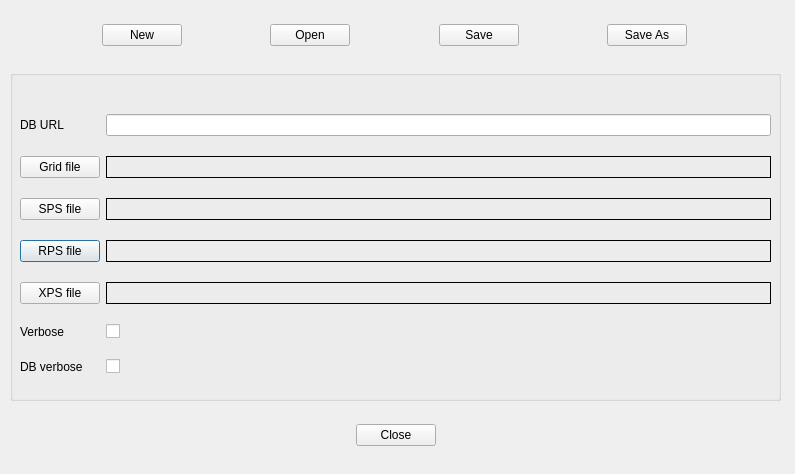
<?xml version="1.0" encoding="UTF-8"?>
<ui version="4.0">
 <class>ProjectDlg</class>
 <widget class="QDialog" name="ProjectDlg">
  <property name="geometry">
   <rect>
    <x>0</x>
    <y>0</y>
    <width>795</width>
    <height>474</height>
   </rect>
  </property>
  <property name="minimumSize">
   <size>
    <width>795</width>
    <height>474</height>
   </size>
  </property>
  <property name="maximumSize">
   <size>
    <width>795</width>
    <height>474</height>
   </size>
  </property>
  <property name="windowTitle">
   <string>Dialog</string>
  </property>
  <widget class="QGroupBox" name="project">
   <property name="geometry">
    <rect>
     <x>10</x>
     <y>70</y>
     <width>771</width>
     <height>331</height>
    </rect>
   </property>
   <property name="font">
    <font>
     <weight>50</weight>
     <bold>false</bold>
    </font>
   </property>
   <property name="title">
    <string/>
   </property>
   <widget class="QWidget" name="gridLayoutWidget">
    <property name="geometry">
     <rect>
      <x>10</x>
      <y>30</y>
      <width>751</width>
      <height>291</height>
     </rect>
    </property>
    <layout class="QGridLayout" name="gridLayout">
     <item row="0" column="0">
      <widget class="QLabel" name="label">
       <property name="text">
        <string>DB URL</string>
       </property>
      </widget>
     </item>
     <item row="1" column="3">
      <widget class="QLabel" name="grid_file">
       <property name="frameShape">
        <enum>QFrame::Box</enum>
       </property>
       <property name="text">
        <string/>
       </property>
      </widget>
     </item>
     <item row="3" column="0">
      <widget class="QPushButton" name="rps_file_btn">
       <property name="text">
        <string>RPS file</string>
       </property>
      </widget>
     </item>
     <item row="0" column="3">
      <widget class="QLineEdit" name="db_url"/>
     </item>
     <item row="5" column="3">
      <widget class="QCheckBox" name="verbose">
       <property name="text">
        <string/>
       </property>
      </widget>
     </item>
     <item row="6" column="3">
      <widget class="QCheckBox" name="db_verbose">
       <property name="text">
        <string/>
       </property>
      </widget>
     </item>
     <item row="4" column="0">
      <widget class="QPushButton" name="xps_file_btn">
       <property name="text">
        <string>XPS file</string>
       </property>
      </widget>
     </item>
     <item row="5" column="0">
      <widget class="QLabel" name="label_6">
       <property name="text">
        <string>Verbose</string>
       </property>
      </widget>
     </item>
     <item row="1" column="0">
      <widget class="QPushButton" name="grid_file_btn">
       <property name="text">
        <string>Grid file</string>
       </property>
      </widget>
     </item>
     <item row="2" column="0">
      <widget class="QPushButton" name="sps_file_btn">
       <property name="text">
        <string>SPS file</string>
       </property>
      </widget>
     </item>
     <item row="6" column="0">
      <widget class="QLabel" name="label_7">
       <property name="text">
        <string>DB verbose</string>
       </property>
      </widget>
     </item>
     <item row="2" column="3">
      <widget class="QLabel" name="sps_file">
       <property name="frameShape">
        <enum>QFrame::Box</enum>
       </property>
       <property name="text">
        <string/>
       </property>
       <property name="wordWrap">
        <bool>true</bool>
       </property>
      </widget>
     </item>
     <item row="3" column="3">
      <widget class="QLabel" name="rps_file">
       <property name="frameShape">
        <enum>QFrame::Box</enum>
       </property>
       <property name="text">
        <string/>
       </property>
      </widget>
     </item>
     <item row="4" column="3">
      <widget class="QLabel" name="xps_file">
       <property name="frameShape">
        <enum>QFrame::Box</enum>
       </property>
       <property name="text">
        <string/>
       </property>
      </widget>
     </item>
    </layout>
   </widget>
  </widget>
  <widget class="QWidget" name="gridLayoutWidget_2">
   <property name="geometry">
    <rect>
     <x>19</x>
     <y>10</y>
     <width>751</width>
     <height>51</height>
    </rect>
   </property>
   <layout class="QGridLayout" name="gridLayout_2">
    <item row="0" column="1">
     <widget class="QPushButton" name="new_btn">
      <property name="text">
       <string>New</string>
      </property>
      <property name="icon">
       <iconset resource="../resources.qrc">
        <normaloff>:/sfc-ui/ui/icons/folder--plus-24.png</normaloff>:/sfc-ui/ui/icons/folder--plus-24.png</iconset>
      </property>
      <property name="iconSize">
       <size>
        <width>24</width>
        <height>24</height>
       </size>
      </property>
     </widget>
    </item>
    <item row="0" column="7">
     <widget class="QPushButton" name="save_as_btn">
      <property name="text">
       <string>Save As</string>
      </property>
      <property name="icon">
       <iconset resource="../resources.qrc">
        <normaloff>:/sfc-ui/ui/icons/disk-24.png</normaloff>:/sfc-ui/ui/icons/disk-24.png</iconset>
      </property>
      <property name="iconSize">
       <size>
        <width>24</width>
        <height>24</height>
       </size>
      </property>
     </widget>
    </item>
    <item row="0" column="3">
     <widget class="QPushButton" name="open_btn">
      <property name="text">
       <string>Open</string>
      </property>
      <property name="icon">
       <iconset resource="../resources.qrc">
        <normaloff>:/sfc-ui/ui/icons/folder-open-document-24.png</normaloff>:/sfc-ui/ui/icons/folder-open-document-24.png</iconset>
      </property>
      <property name="iconSize">
       <size>
        <width>24</width>
        <height>24</height>
       </size>
      </property>
     </widget>
    </item>
    <item row="0" column="2">
     <spacer name="horizontalSpacer_2">
      <property name="orientation">
       <enum>Qt::Horizontal</enum>
      </property>
      <property name="sizeHint" stdset="0">
       <size>
        <width>40</width>
        <height>20</height>
       </size>
      </property>
     </spacer>
    </item>
    <item row="0" column="6">
     <spacer name="horizontalSpacer_4">
      <property name="orientation">
       <enum>Qt::Horizontal</enum>
      </property>
      <property name="sizeHint" stdset="0">
       <size>
        <width>40</width>
        <height>20</height>
       </size>
      </property>
     </spacer>
    </item>
    <item row="0" column="5">
     <widget class="QPushButton" name="save_btn">
      <property name="text">
       <string>Save</string>
      </property>
      <property name="icon">
       <iconset resource="../resources.qrc">
        <normaloff>:/sfc-ui/ui/icons/disk-24.png</normaloff>:/sfc-ui/ui/icons/disk-24.png</iconset>
      </property>
      <property name="iconSize">
       <size>
        <width>24</width>
        <height>24</height>
       </size>
      </property>
     </widget>
    </item>
    <item row="0" column="0">
     <spacer name="horizontalSpacer">
      <property name="orientation">
       <enum>Qt::Horizontal</enum>
      </property>
      <property name="sizeHint" stdset="0">
       <size>
        <width>40</width>
        <height>20</height>
       </size>
      </property>
     </spacer>
    </item>
    <item row="0" column="8">
     <spacer name="horizontalSpacer_5">
      <property name="orientation">
       <enum>Qt::Horizontal</enum>
      </property>
      <property name="sizeHint" stdset="0">
       <size>
        <width>40</width>
        <height>20</height>
       </size>
      </property>
     </spacer>
    </item>
    <item row="0" column="4">
     <spacer name="horizontalSpacer_3">
      <property name="orientation">
       <enum>Qt::Horizontal</enum>
      </property>
      <property name="sizeHint" stdset="0">
       <size>
        <width>40</width>
        <height>20</height>
       </size>
      </property>
     </spacer>
    </item>
   </layout>
  </widget>
  <widget class="QWidget" name="horizontalLayoutWidget">
   <property name="geometry">
    <rect>
     <x>10</x>
     <y>410</y>
     <width>771</width>
     <height>51</height>
    </rect>
   </property>
   <layout class="QHBoxLayout" name="horizontalLayout">
    <item>
     <spacer name="horizontalSpacer_6">
      <property name="orientation">
       <enum>Qt::Horizontal</enum>
      </property>
      <property name="sizeHint" stdset="0">
       <size>
        <width>40</width>
        <height>20</height>
       </size>
      </property>
     </spacer>
    </item>
    <item>
     <widget class="QPushButton" name="close_btn">
      <property name="text">
       <string>Close</string>
      </property>
      <property name="icon">
       <iconset resource="../resources.qrc">
        <normaloff>:/sfc-ui/ui/icons/cross-24.png</normaloff>:/sfc-ui/ui/icons/cross-24.png</iconset>
      </property>
      <property name="iconSize">
       <size>
        <width>24</width>
        <height>24</height>
       </size>
      </property>
     </widget>
    </item>
    <item>
     <spacer name="horizontalSpacer_7">
      <property name="orientation">
       <enum>Qt::Horizontal</enum>
      </property>
      <property name="sizeHint" stdset="0">
       <size>
        <width>40</width>
        <height>20</height>
       </size>
      </property>
     </spacer>
    </item>
   </layout>
  </widget>
 </widget>
 <resources>
  <include location="../resources.qrc"/>
 </resources>
 <connections>
  <connection>
   <sender>close_btn</sender>
   <signal>clicked()</signal>
   <receiver>ProjectDlg</receiver>
   <slot>accept()</slot>
   <hints>
    <hint type="sourcelabel">
     <x>395</x>
     <y>454</y>
    </hint>
    <hint type="destinationlabel">
     <x>397</x>
     <y>250</y>
    </hint>
   </hints>
  </connection>
 </connections>
</ui>
